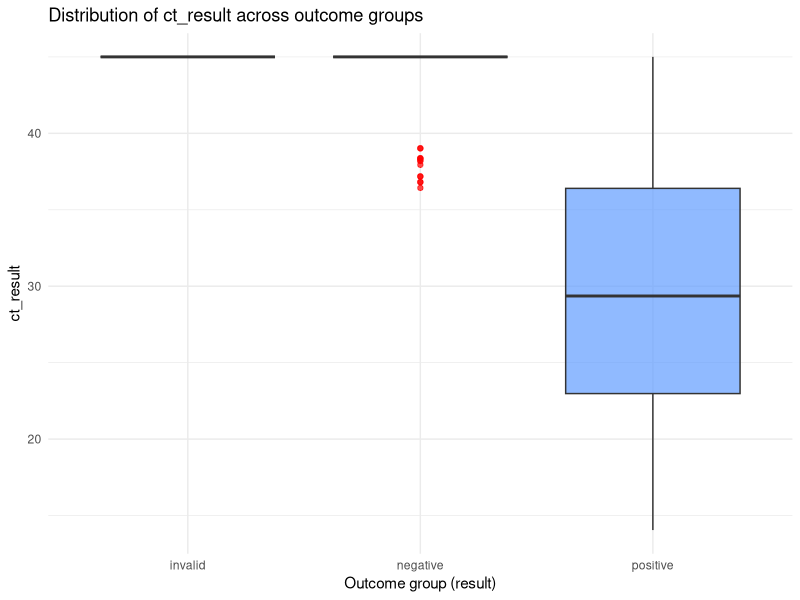
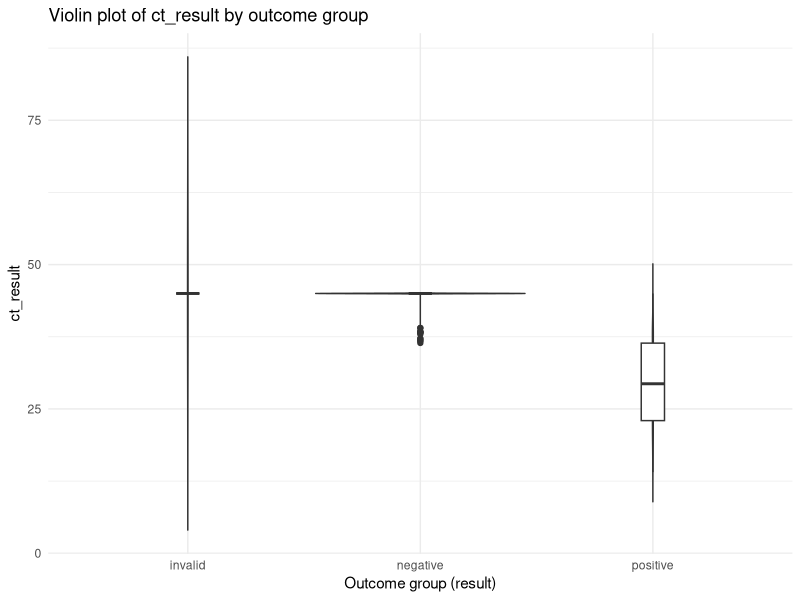

Generate these figures, in order, with R: (Note: this script raises an error after producing the figures.)
#Task5_Fatemeh 
##Is there a difference in the distributions of ct_results between different outcome groups (result)


#Loading libraries
install.packages("ggridges")
library(tidyverse)
library(here)
library(GGally)
library(ggridges)


#loading post-tidied data set
data <- read_delim(here("data", "exam_data_tidier_2025-09-09.txt"), delim = " ")
data

# Boxplot – compare median and spread across groups
##Yes, ct_result values are lower in positive cases and higher in negative ones, with no data for the invalid group.
ggplot(data, aes(x = result, y = ct_result, fill = result)) +
  geom_boxplot(alpha = 0.7, outlier.color = "red") +
  labs(title = "Distribution of ct_result across outcome groups",
       x = "Outcome group (result)",
       y = "ct_result") +
  theme_minimal() +
  theme(legend.position = "none")

# Violin plot – show full distribution shape
ggplot(data, aes(x = result, y = ct_result, fill = result)) +
  geom_violin(trim = FALSE, alpha = 0.6) +
  geom_boxplot(width = 0.1, fill = "white") +
  labs(title = "Violin plot of ct_result by outcome group",
       x = "Outcome group (result)",
       y = "ct_result") +
  theme_minimal() +
  theme(legend.position = "none")


#Task5 Pratik
#Quesiton 5
#Are there more positive tests in the drive-through?
merged_data %>%
  with(table(result, drive_thru_ind))
merged_data %>%
  with(prop.table(table(result, drive_thru_ind)))

#Yes, there are more positive tests in the drive-through group both by count (479 versus 386) and proportion (3.1% versus 2.5%)
